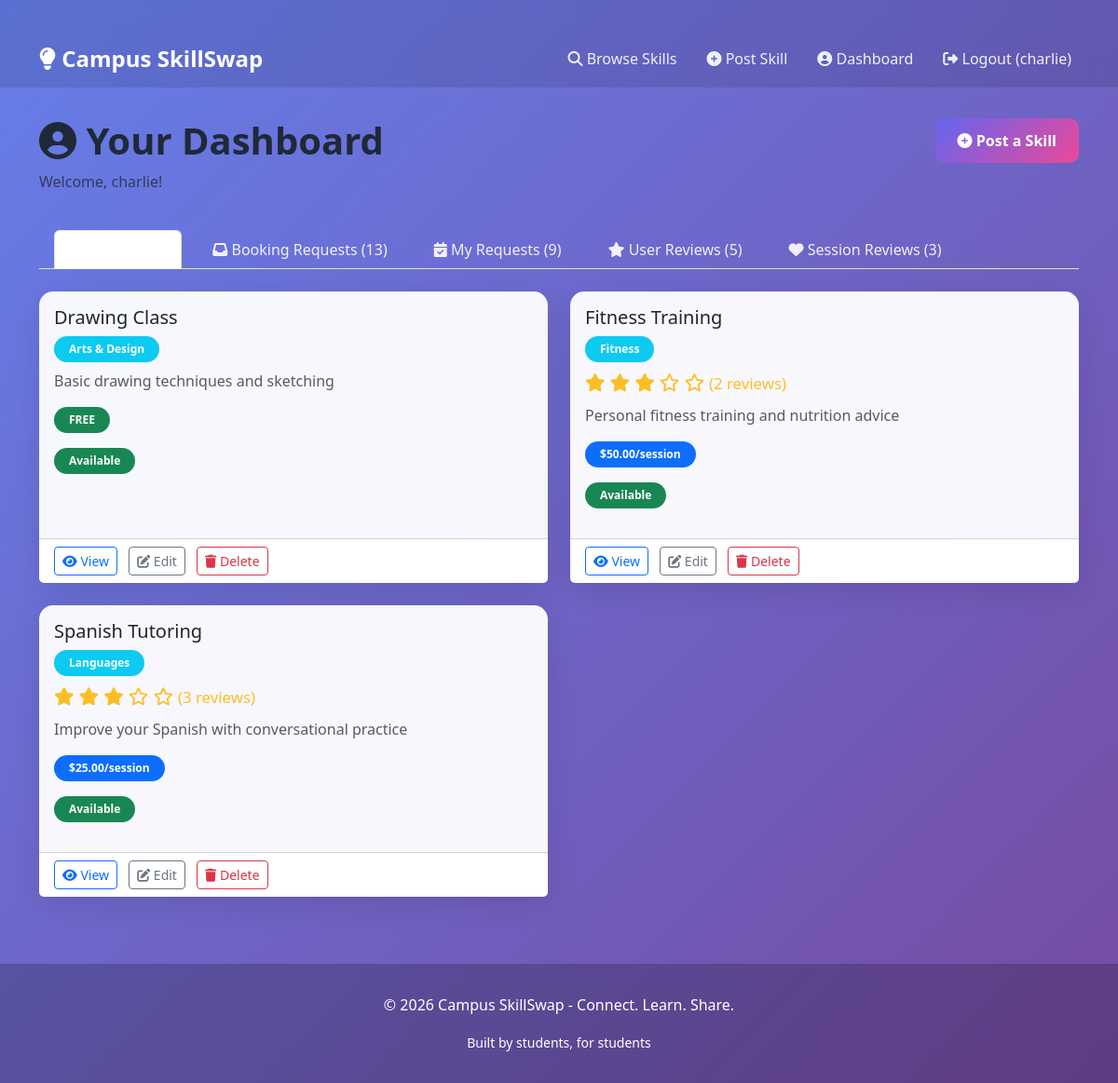
/dashboard/ (signed in), run on the app's committed database.
### skills/models.py (models this page shows, shortened)
class Skill(models.Model):
    CATEGORY_CHOICES = [
        ('academics', 'Academics'),
        ('music', 'Music'),
        ('sports', 'Sports'),
        ('arts', 'Arts & Design'),
        ('tech', 'Technology'),
        ('languages', 'Languages'),
        ('fitness', 'Fitness'),
        ('other', 'Other'),
    ]
    AVAILABILITY_CHOICES = [
        ('available', 'Available'),
        ('unavailable', 'Not Available'),
        ('booked', 'Booked Out'),
    ]
    CONTACT_CHOICES = [
        ('email', 'Email'),
        ('phone', 'Phone'),
        ('inperson', 'In-Person'),
        ('online', 'Online'),
    ]
    owner = models.ForeignKey(User, on_delete=models.CASCADE, related_name='skills')
    title = models.CharField(max_length=100, help_text="What skill are you offering?")
    description = models.TextField(help_text="Describe what you can teach/offer")
    category = models.CharField(
        max_length=50,
        choices=CATEGORY_CHOICES,
        help_text="Category of your skill"
    )
    price = models.DecimalField(
        max_digits=6,
        decimal_places=2,
        blank=True,
        null=True,
        validators=[MinValueValidator(0)],
        help_text="Price per session (leave empty for free)"
    )
    is_free = models.BooleanField(default=False, help_text="Check if this skill is free")
    availability_status = models.CharField(
        max_length=20,
        choices=AVAILABILITY_CHOICES,
        default='available'
    )
    contact_preference = models.CharField(
        max_length=20,
        choices=CONTACT_CHOICES,
        default='email',
        help_text="How should people contact you?"
    )
    created_at = models.DateTimeField(auto_now_add=True)
    updated_at = models.DateTimeField(auto_now=True)
    image = models.ImageField(upload_to='skill_images/', blank=True, null=True)
    class Meta:
        ordering = ['-created_at']  # Show newest skills first
    def average_rating(self):
        reviews = self.reviews.all()
        if reviews.exists():
            return sum(r.rating for r in reviews) / reviews.count()
        return None

### skills/views.py (the view)
# urls.py: path('dashboard/', views.dashboard, name='dashboard'),
@login_required(login_url='login')
def dashboard(request):
    user = request.user
    my_skills = user.skills.all()
    my_bookings = user.booking_requests.all()
    received_bookings = BookingRequest.objects.filter(skill__owner=user)
    reviews_received = Review.objects.filter(reviewed_user=user)
    skill_reviews_received = reviews_received.filter(review_type='skill_review')
    learner_reviews_received = reviews_received.filter(review_type='learner_review')
    context = {
        'my_skills': my_skills,
        'my_bookings': my_bookings,
        'received_bookings': received_bookings,
        'skill_reviews_received': skill_reviews_received,
        'learner_reviews_received': learner_reviews_received,
        'all_reviews_received': reviews_received,
    }
    return render(request, 'skills/dashboard.html', context)

### skills/templates/skills/dashboard.html (shortened to what this page needs)
{% extends 'base.html' %}
{% load static %}
{% block content %}
<div class="row mb-4">
    <div class="col">
        <h1><i class="fas fa-user-circle"></i> Your Dashboard</h1>
        <p class="text-muted">Welcome, {{ user.username }}!</p>
    </div>
    <div class="col-auto">
        <a href="{% url 'skill_create' %}" class="btn btn-primary">
            <i class="fas fa-plus-circle"></i> Post a Skill
        </a>
    </div>
</div>
<ul class="nav nav-tabs mb-4" role="tablist">
    <li class="nav-item" role="presentation">
        <button class="nav-link active" id="my-skills-tab" data-bs-toggle="tab" data-bs-target="#my-skills" type="button" role="tab">
            <i class="fas fa-lightbulb"></i> My Skills ({{ my_skills.count }})
        </button>
    </li>
    <li class="nav-item" role="presentation">
        <button class="nav-link" id="received-bookings-tab" data-bs-toggle="tab" data-bs-target="#received-bookings" type="button" role="tab">
            <i class="fas fa-inbox"></i> Booking Requests ({{ received_bookings.count }})
        </button>
    </li>
    <li class="nav-item" role="presentation">
        <button class="nav-link" id="my-bookings-tab" data-bs-toggle="tab" data-bs-target="#my-bookings" type="button" role="tab">
            <i class="fas fa-calendar-check"></i> My Requests ({{ my_bookings.count }})
        </button>
    </li>
    <li class="nav-item" role="presentation">
        <button class="nav-link" id="reviews-tab" data-bs-toggle="tab" data-bs-target="#reviews" type="button" role="tab">
            <i class="fas fa-star"></i> User Reviews ({{ all_reviews_received.count }})
        </button>
    </li>
    <li class="nav-item" role="presentation">
        <button class="nav-link" id="session-reviews-tab" data-bs-toggle="tab" data-bs-target="#session-reviews" type="button" role="tab">
            <i class="fas fa-heart"></i> Session Reviews ({{ skill_reviews_received.count }})
        </button>
    </li>
</ul>
<div class="tab-content">
    <div class="tab-pane fade show active" id="my-skills" role="tabpanel">
        {% if my_skills %}
            <div class="row">
                {% for skill in my_skills %}
                    <div class="col-lg-6 mb-4">
                        <div class="card h-100">
                            <div class="card-body">
                                <h5 class="card-title">{{ skill.title }}</h5>
                                <span class="badge bg-info mb-2">{{ skill.get_category_display }}</span>
                                {% if skill.average_rating %}
                                    <div class="stars mb-2">
                                        {% for i in "12345" %}
                                            {% if forloop.counter <= skill.average_rating %}
                                                <i class="fas fa-star"></i>
                                            {% else %}
                                                <i class="far fa-star"></i>
                                            {% endif %}
                                        {% endfor %}
                                        <small>({{ skill.reviews.count }} reviews)</small>
                                    </div>
                                {% endif %}
                                <p class="text-muted">{{ skill.description|truncatewords:15 }}</p>
                                <p>
                                    {% if skill.is_free %}
                                        <span class="badge bg-success">FREE</span>
                                    {% elif skill.price %}
                                        <span class="badge bg-primary">${{ skill.price }}/session</span>
                                    {% endif %}
                                </p>
                                <p>
                                    {% if skill.availability_status == 'available' %}
                                        <span class="badge bg-success">Available</span>
                                    {% elif skill.availability_status == 'booked' %}
                                        <span class="badge bg-warning">Booked Out</span>
                                    {% else %}
                                        <span class="badge bg-secondary">Unavailable</span>
                                    {% endif %}
                                </p>
                            </div>
                            <div class="card-footer bg-white">
                                <a href="{% url 'skill_detail' skill.pk %}" class="btn btn-sm btn-outline-primary me-2">
                                    <i class="fas fa-eye"></i> View
                                </a>
                                <a href="{% url 'skill_update' skill.pk %}" class="btn btn-sm btn-outline-secondary me-2">
                                    <i class="fas fa-edit"></i> Edit
                                </a>
                                <a href="{% url 'skill_delete' skill.pk %}" class="btn btn-sm btn-outline-danger">
                                    <i class="fas fa-trash"></i> Delete
                                </a>
                            </div>
                        </div>
                    </div>
                {% endfor %}
            </div>
        {% endif %}
    </div>
</div>
{% endblock %}

### skills/templates/base.html (shortened to what this page needs)
<!DOCTYPE html>
<html lang="en">
<head>
    <link href="https://cdn.jsdelivr.net/npm/bootstrap@5.3.0/dist/css/bootstrap.min.css" rel="stylesheet">
    <link rel="stylesheet" href="https://cdnjs.cloudflare.com/ajax/libs/font-awesome/6.4.0/css/all.min.css">
</head>
<body>
    <nav class="navbar navbar-expand-lg navbar-dark">
        <div class="container">
            <a class="navbar-brand" href="{% url 'skill_list' %}">
                <i class="fas fa-lightbulb"></i> Campus SkillSwap
            </a>
            <div class="collapse navbar-collapse" id="navbarNav">
                <ul class="navbar-nav ms-auto">
                    <li class="nav-item">
                        <a class="nav-link" href="{% url 'skill_list' %}">
                            <i class="fas fa-search"></i> Browse Skills
                        </a>
                    </li>
                    {% if user.is_authenticated %}
                        <li class="nav-item">
                            <a class="nav-link" href="{% url 'skill_create' %}">
                                <i class="fas fa-plus-circle"></i> Post Skill
                            </a>
                        </li>
                        <li class="nav-item">
                            <a class="nav-link" href="{% url 'dashboard' %}">
                                <i class="fas fa-user-circle"></i> Dashboard
                            </a>
                        </li>
                        <li class="nav-item">
                            <a class="nav-link" href="{% url 'logout' %}">
                                <i class="fas fa-sign-out-alt"></i> Logout ({{ user.username }})
                            </a>
                        </li>
                    {% endif %}
                </ul>
            </div>
        </div>
    </nav>
    <main class="container my-4">
        {% block content %}{% endblock %}
    </main>
    <footer>
        <p>&copy; 2026 Campus SkillSwap - Connect. Learn. Share.</p>
        <small>Built by students, for students</small>
    </footer>
</body>
</html>

### skills/templates/base.html (style rules this page uses)
:root { --primary-color: #6366f1; --secondary-color: #ec4899; --success-color: #10b981; --danger-color: #ef4444; }
body { background: linear-gradient(135deg, #667eea 0%, #764ba2 100%); min-height: 100vh; font-family: 'Segoe UI', Tahoma, Geneva, Verdana, sans-serif; }
.navbar { background: rgba(0, 0, 0, 0.1); backdrop-filter: blur(10px); border-bottom: 1px solid rgba(255, 255, 255, 0.1); }
.navbar-brand { font-weight: bold; font-size: 1.5rem; color: white !important; }
.nav-link { color: rgba(255, 255, 255, 0.9) !important; margin-left: 1rem; transition: color 0.3s; }
.container { margin-top: 2rem; }
.card { border: none; border-radius: 15px; box-shadow: 0 8px 32px rgba(0, 0, 0, 0.1); background: rgba(255, 255, 255, 0.95); backdrop-filter: blur(10px); transition: transform 0.3s, box-shadow 0.3s; }
.btn-primary { background: linear-gradient(135deg, var(--primary-color), var(--secondary-color)); border: none; border-radius: 10px; padding: 0.75rem 1.5rem; font-weight: 600; transition: transform 0.2s; }
.badge { padding: 0.5rem 1rem; border-radius: 20px; font-weight: 600; }
.stars { color: #fbbf24; font-size: 1.2rem; }
footer { background: rgba(0, 0, 0, 0.2); color: white; margin-top: 3rem; padding: 2rem 0; text-align: center; }
h1, h2, h3 { color: #1f2937; font-weight: 700; }

### data on the page
Skill: title "Drawing Class", category "Arts & Design", description "Basic drawing techniques and sketching", is_free "FREE", availability_status "Available"
Skill: title "Fitness Training", category "Fitness", reviews.count "2", description "Personal fitness training and nutrition advice", price "50.00", availability_status "Available"
Skill: title "Spanish Tutoring", category "Languages", reviews.count "3", description "Improve your Spanish with conversational practice", price "25.00", availability_status "Available"

### other printed values
{{ user.username }} "charlie"
{{ received_bookings.count }} "13"
{{ my_bookings.count }} "9"
{{ all_reviews_received.count }} "5"
{{ skill_reviews_received.count }} "3"
